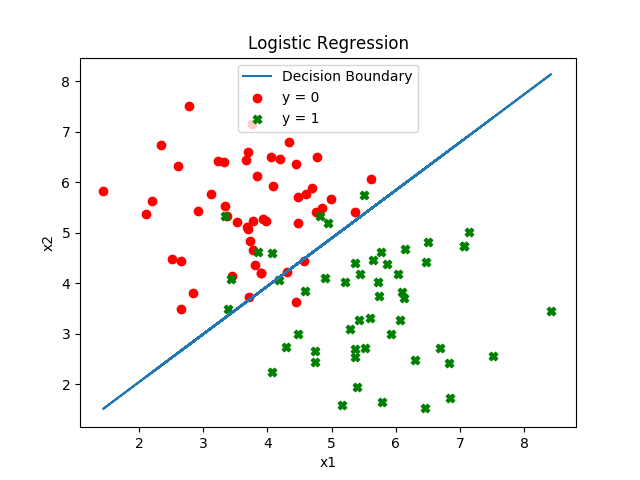

Recreate this plot in Python.
import numpy as np
import math
import matplotlib.pyplot as plt
from numpy.linalg import inv

def cost_function(x, y, theta):
    j_theta = 0
    theta =np.asarray(theta)
    for i in range(0, len(x)):
        g_theta = 1/ (1+math.exp(-1*np.matmul(theta.T, x[i])))
        j_theta += (y[i] - g_theta) ** 2
    j_theta /= 2
    return j_theta

#We need to find that theta where log likelihood becomes 0
def log_likelihood(x, y, theta):
    z = []
    res = 0
    theta = np.asarray(theta)
    for i in range(0, len(x)):
        temp = np.sum(np.matmul(theta.T, x[i]))        #h_theta of x
        temp1 = y[i]*np.log(temp) + (1-y[i])*np.log(1-temp)
        res = temp1
    
    return res

def der_log_likelihood(x, y, theta):
    z = []
    theta = np.asarray(theta)
    res = 0
    for k in range(0, len(theta)):
        for i in range(0, len(x)):
            g_theta = 1/ (1+math.exp(-1*np.matmul(theta.T, x[i])))
            res += ((y[i] - g_theta)*x[i][k])
        z.append(res)
        res = 0
    return z        #z will be an n*1 matrix

def double_der_ll(x, theta, a, b):
    res = 0
    #a and b can either be 0, 1 or 2
    theta = np.asarray(theta)
    for i in x:
        gz = 1/ (1+math.exp(-1*np.matmul(theta.T, i)))
        res = res + ((i[a] * i[b]) * gz * (gz - 1))
        #print (i[a] * i[b]) * gz * (1 - gz), res
    #print "\n"
    return res

def hessian (x, y, theta):
    H = np.zeros((len(theta), len(theta)))
    si=0
    sj=0
    while si < len(theta):
        while sj < len(theta):
            temp = double_der_ll(x, theta, si, sj)
            H[si][sj] = temp
            sj = sj+1
        sj = 0
        si = si + 1
    return np.linalg.inv(H)

def newtons(x, y):
    theta0 = []
    theta1 = []
    theta2 = []
    theta0.append(0)
    theta1.append(0)
    theta2.append(0)
    
    while True:
        prev_theta = [theta0[len(theta0)-1], theta1[len(theta1)-1], theta2[len(theta2)-1]]
        temp =  prev_theta - np.matmul(hessian(x, y, prev_theta), der_log_likelihood(x, y, prev_theta))
        theta0.append(temp[0])
        theta1.append(temp[1])
        theta2.append(temp[2])
        a1 = cost_function(x, y, [theta0[len(theta0)-1], theta1[len(theta1)-1], theta2[len(theta2)-1]])
        a2 = cost_function(x, y, [theta0[len(theta0)-2], theta1[len(theta1)-2], theta2[len(theta2)-2]])
        
        #print temp, ", a1=" , a1
        #print hessian(x, y, prev_theta)
        if (abs(a1-a2) <= 0):
            print "Theta 0: ", theta0[len(theta0)-1]
            print "Theta 1: ", theta1[len(theta1)-1]
            print "Theta 2: ", theta2[len(theta2)-1]
            print "Minimized cost: ", a1
            return theta0[len(theta0)-1], theta1[len(theta1)-1], theta2[len(theta2)-1]


if __name__ == "__main__":
    fx = open("logisticX.csv","r")
    fy = open("logisticY.csv", "r")
    x = []
    y = []
    for line in fx:     #x has 2 attributes
        pos = line.find(",")
        x.append([1.0, float(line[0:pos]), float(line[pos+1:len(line)])])


    for line in fy:     #either 0 or 1
        y.append(int(line))
    
    x = np.asarray(x)
    y = np.asarray(y)

    for i in range(1,3):
        med = np.mean(x[:,i])
        std_x = np.std(x[:,i])
        x[:,i] = (x[:,i]-med)/std_x
    
    theta = np.array([0, 0, 0])
    t0, t1, t2 = newtons(x, y)

    for i in range(0, len(x[:, 1])):
        if y[i] == 0:
            plt.scatter(x[:,1][i], x[:, 2][i], marker="o", c="r")
        else:
            plt.scatter(x[:,1][i], x[:, 2][i], marker="X", c="g")
    plt.scatter(x[:,1][0], x[:, 2][0], marker="o", c="r", label="y = 0")
    plt.scatter(x[:,1][-1], x[:, 2][-1], marker="X", c="g", label="y = 1")
    
    xx = []
    for i in range(0, len(x)):
        xx.append(-1 * (t1*x[:,1][i]+ t0*x[:, 0][i]) / t2)    
    
    g = plt.plot(x[:,1], xx, label="Decision Boundary")
    plt.xlabel("x1")
    plt.ylabel("x2")
    plt.title("Logistic Regression")
    plt.legend()
    plt.show()
            
